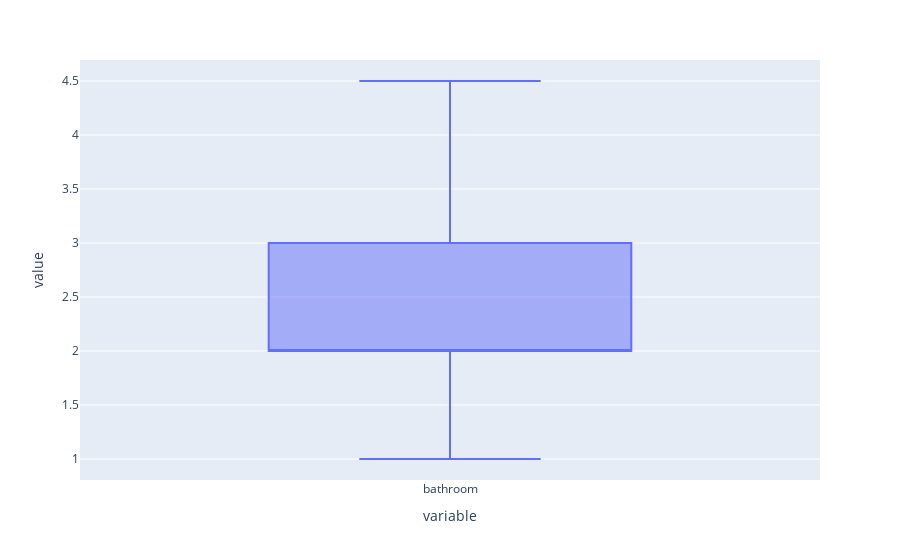

The notebook cell saved with this chart:
### Code cell
px.box(data['bathroom'])

### Figure 1 — Plotly figure (JSON) as saved in the notebook; plotly's stock layout.template omitted (floating-point values rounded to 4 significant figures; data arrays with more than 128 entries replaced by an {"elided": "..."} marker saying what was removed)
{"data": [{"alignmentgroup": "True", "hovertemplate": "variable=%{x}<br>value=%{y}<extra></extra>", "legendgroup": "", "marker": {"color": "#636efa"}, "name": "", "notched": false, "offsetgroup": "", "orientation": "v", "showlegend": false, "type": "box", "x": {"elided": "2620 str values"}, "x0": " ", "xaxis": "x", "y": {"elided": "2620 float values"}, "y0": " ", "yaxis": "y"}], "layout": {"autosize": true, "boxmode": "group", "legend": {"tracegroupgap": 0}, "margin": {"t": 60}, "xaxis": {"anchor": "y", "autorange": true, "domain": [0, 1], "range": [-0.5, 0.5], "title": {"text": "variable"}, "type": "category"}, "yaxis": {"anchor": "x", "autorange": true, "domain": [0, 1], "range": [0.8056, 4.694], "title": {"text": "value"}, "type": "linear"}}}
